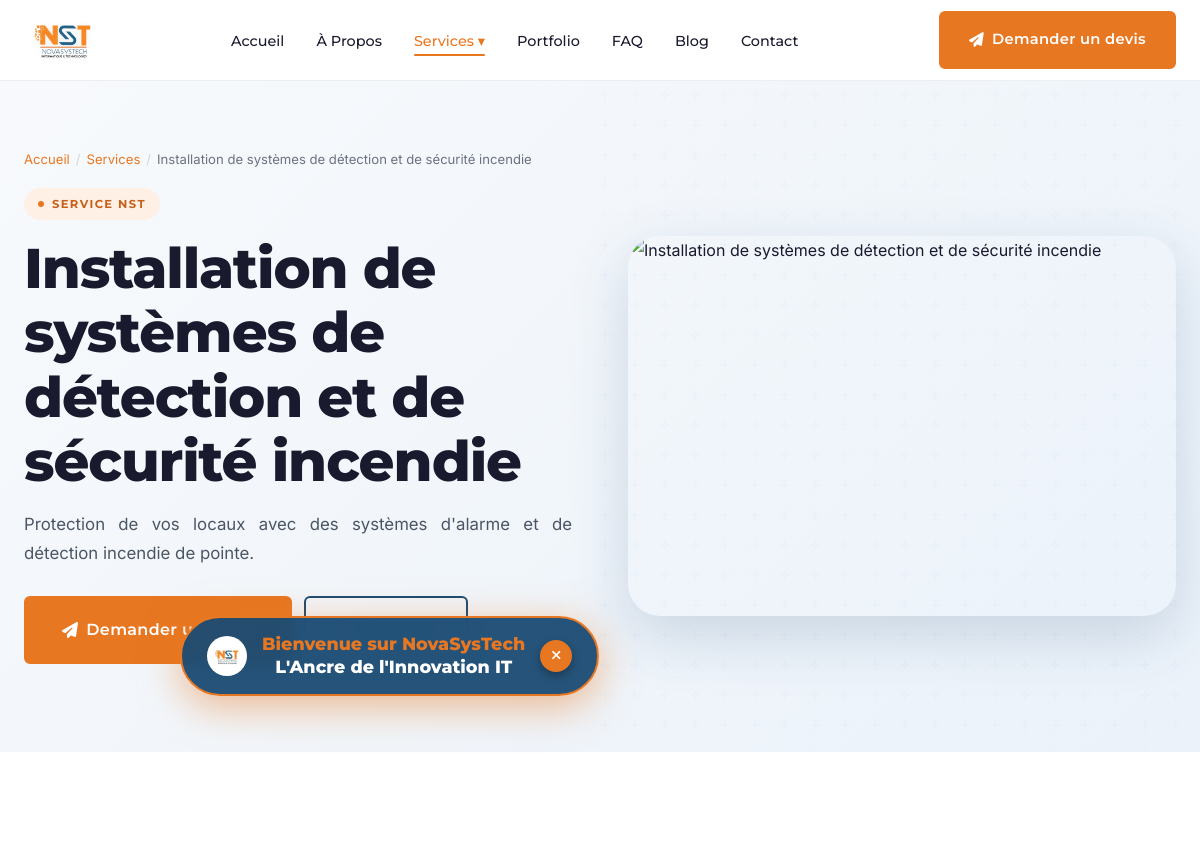
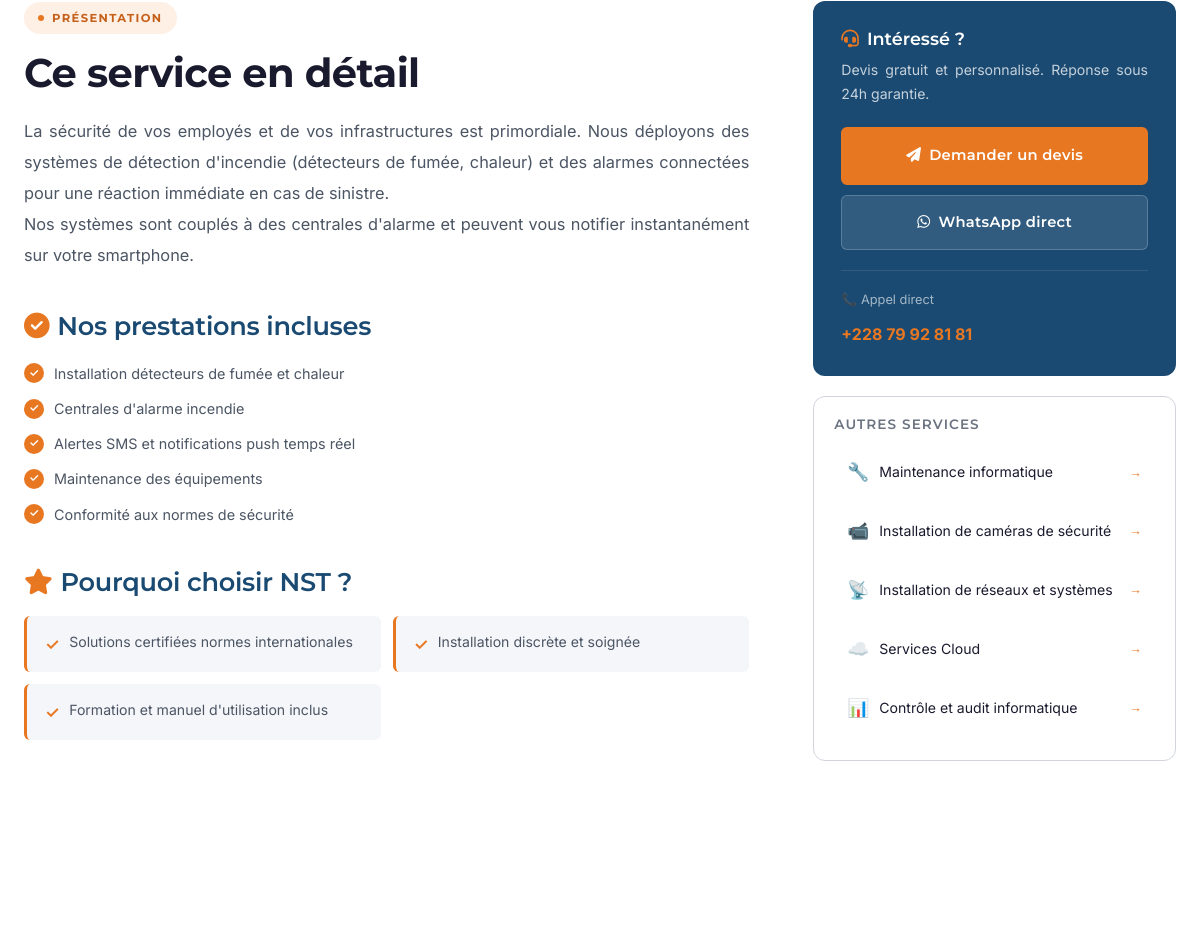
Before: /services/securite-incendie/ (upper part) with the older database file (2 pictures, top to bottom).
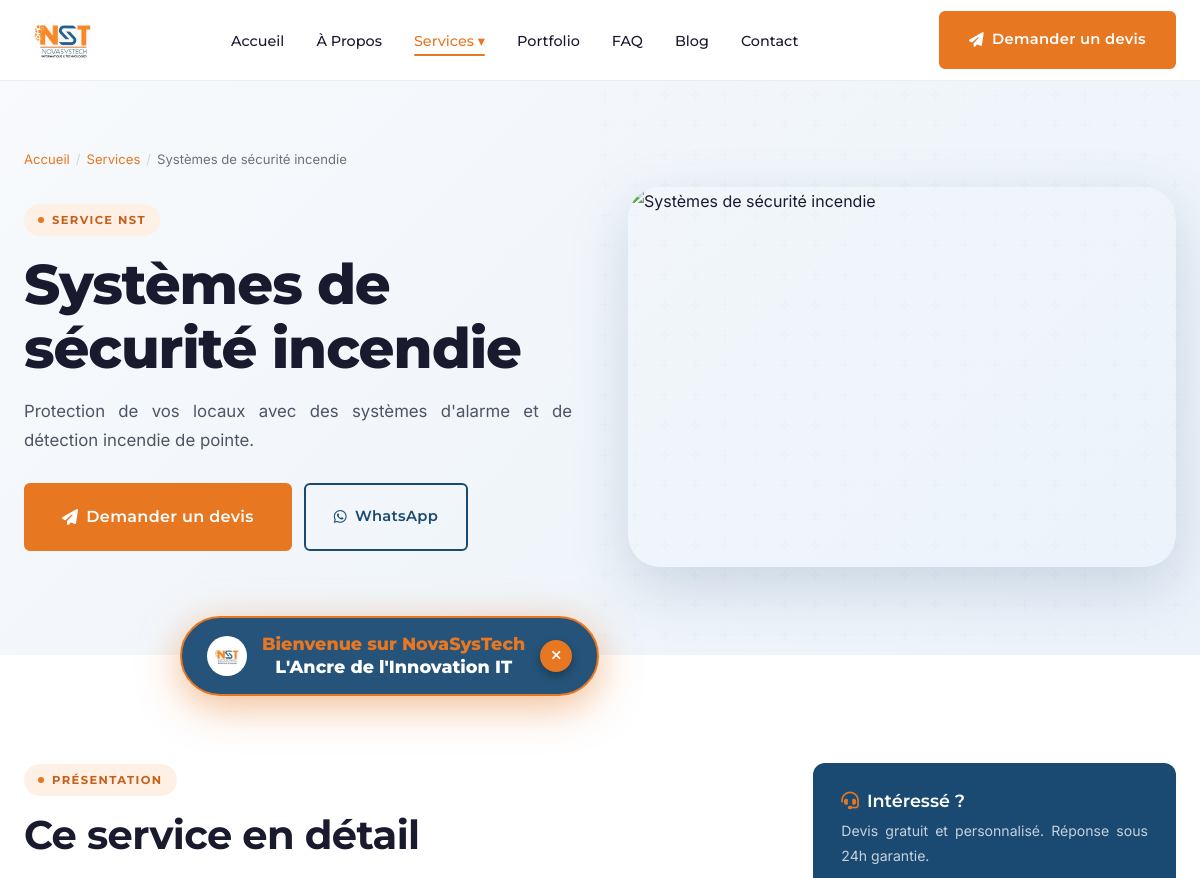
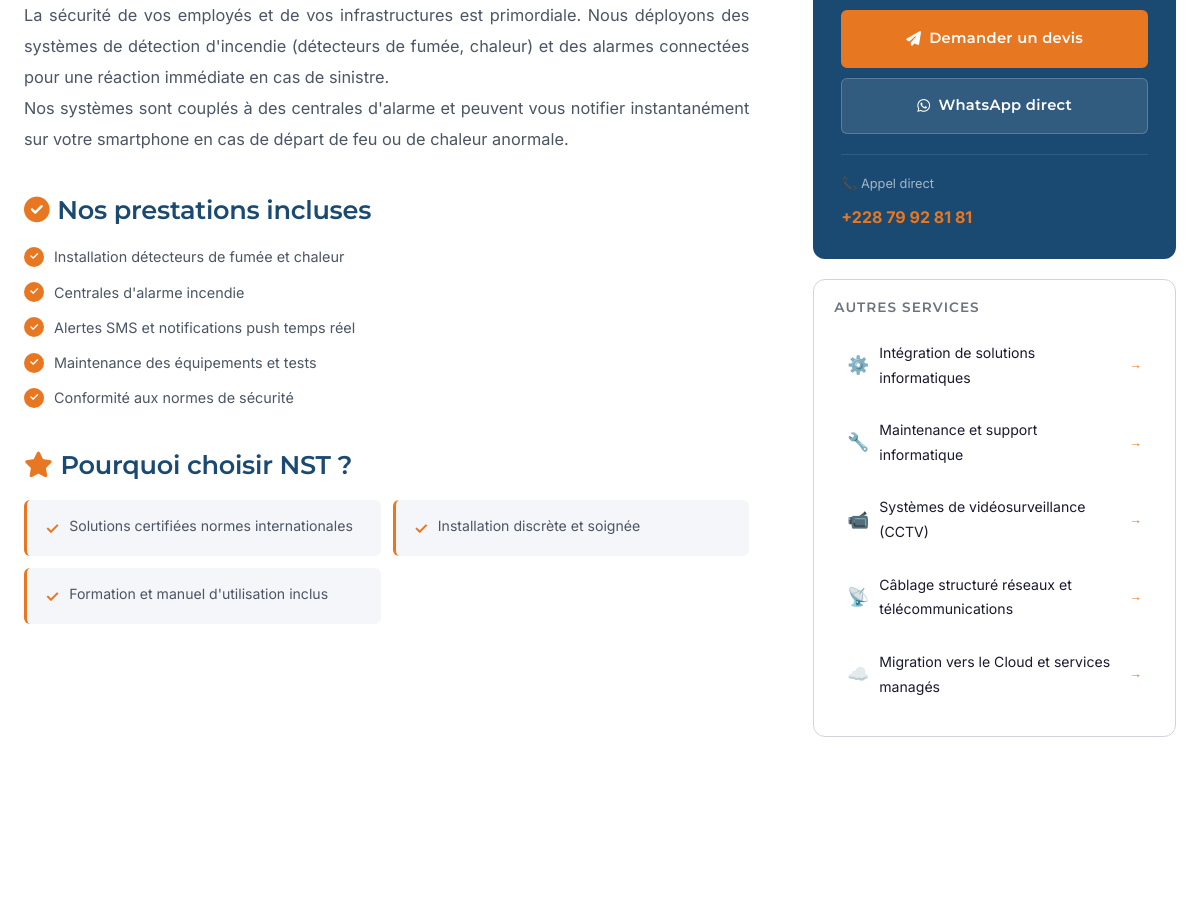
After: the same page with the newer database file (2 pictures, top to bottom).
### services/models.py (models this page shows, shortened)
class Service(models.Model):
    ICONES = [
        ('wrench', 'Maintenance'),
        ('video', 'Caméras de sécurité'),
        ('shield', 'Sécurité incendie'),
        ('wifi', 'Réseaux & Systèmes'),
        ('cloud', 'Services Cloud'),
        ('search', 'Contrôle & Audit'),
        ('graduation-cap', 'Formation'),
        ('laptop', 'Vente équipements'),
    ]
    nom = models.CharField(max_length=200)
    slug = models.SlugField(unique=True)
    icone = models.CharField(max_length=50, default='wrench')
    description_courte = models.CharField(max_length=300)
    description_longue = models.TextField()
    image_hero = models.ImageField(upload_to='services/', blank=True, null=True)
    features = models.TextField(help_text='Une feature par ligne', blank=True)
    avantages = models.TextField(help_text='Un avantage par ligne', blank=True)
    meta_title = models.CharField(max_length=70, blank=True)
    meta_description = models.CharField(max_length=160, blank=True)
    ordre = models.IntegerField(default=0)
    est_actif = models.BooleanField(default=True)
    class Meta:
        ordering = ['ordre']
        verbose_name = 'Service'
    def get_features_list(self):
        return [f.strip() for f in self.features.split('\n') if f.strip()]
    def get_avantages_list(self):
        return [a.strip() for a in self.avantages.split('\n') if a.strip()]
    def get_absolute_url(self):
        from django.urls import reverse
        return reverse('service_detail', args=[self.slug])

### services/views.py (the view)
# urls.py: path('<slug:slug>/', views.service_detail, name='service_detail'),
def service_detail(request, slug):
    service = get_object_or_404(Service, slug=slug, est_actif=True)
    autres = Service.objects.filter(est_actif=True).exclude(pk=service.pk).order_by('ordre')[:5]
    ctx = {
        'service': service,
        'autres': autres,
        'page': 'services',
        'formations': FORMATIONS if slug == 'formation-certification' else [],
    }
    return render(request, 'services/detail.html', ctx)

### core/context_processors.py (called while the page is built)
def global_context(request):
    return {
        'PHONE_1': getattr(settings, 'PHONE_1', '+228 79 92 81 81'),
        'EMAIL_CONTACT': getattr(settings, 'EMAIL_CONTACT', 'contact@novasystechn.com'),
        'EMAIL_SUPPORT': getattr(settings, 'EMAIL_SUPPORT', 'contact@novasystechn.com'),
        'WHATSAPP_NUMBER': getattr(settings, 'WHATSAPP_NUMBER', '22879928181'),
        'ADRESSE': getattr(settings, 'ADRESSE', 'Agoè Assiyéyé, Lomé'),
        'MAPS_URL': getattr(settings, 'MAPS_URL', ''),
        'RECAPTCHA_PUBLIC_KEY': getattr(settings, 'RECAPTCHA_PUBLIC_KEY', ''),
        'SITE_URL': getattr(settings, 'SITE_URL', ''),
    }

### templates/services/detail.html (shortened to what the changed rows need)
{% extends 'base/base.html' %}
{% load static %}
{% block content %}
<section class="page-hero">
  <div class="container">
    <div class="breadcrumb">
      <a href="{% url 'index' %}">Accueil</a>
      <span class="sep">/</span>
      <a href="{% url 'services' %}">Services</a>
      <span class="sep">/</span>
      <span>{{ service.nom }}</span>
    </div>
    <div class="page-hero-inner service-hero-grid">
      <div>
        <div class="section-tag">Service NST</div>
        <h1 style="margin-bottom:16px;">{{ service.nom }}</h1>
        <p>{{ service.description_courte }}</p>
        <div style="display:flex;gap:12px;margin-top:28px;flex-wrap:wrap;">
          <a href="{% url 'devis' %}" class="btn btn-primary btn-lg">
            <i class="fas fa-paper-plane"></i> Demander un devis
          </a>
          <a href="https://wa.me/{{ WHATSAPP_NUMBER }}?text=Bonjour%20NST%2C%20je%20suis%20intéressé%20par%20votre%20service%20{{ service.nom|urlencode }}..."
             class="btn btn-outline-dark" target="_blank">
            <i class="fab fa-whatsapp"></i> WhatsApp
          </a>
        </div>
      </div>
    </div>
  </div>
</section>
<section class="section">
  <div class="container">
    <div class="service-detail-layout">
      <div>
        {% if service.description_longue %}
        <div class="section-tag">Présentation</div>
        <h2 style="margin-bottom:20px;">Ce service en détail</h2>
        <div style="color:var(--text-light);line-height:1.9;font-size:1.02rem;margin-bottom:40px;">
          {{ service.description_longue|linebreaks }}
        </div>
        {% endif %}
        {% if service.get_features_list %}
        <ul class="feature-list" style="margin-bottom:40px;">
          {% for feat in service.get_features_list %}
          <li class="feature-item">{{ feat }}</li>
          {% endfor %}
        </ul>
        {% endif %}
        {% if service.get_avantages_list %}
        <div class="service-advantages-grid">
          {% for av in service.get_avantages_list %}
          <div style="background:var(--gray-light);border-radius:var(--radius-sm);padding:14px 18px;display:flex;gap:10px;align-items:flex-start;border-left:3px solid var(--orange);">
            <span style="color:var(--orange);font-weight:700;flex-shrink:0;">✓</span>
            <span style="font-size:.88rem;color:var(--text-light);">{{ av }}</span>
          </div>
          {% endfor %}
        </div>
        {% endif %}
      </div>
      <div style="position:sticky;top:100px;">
        <div style="background:var(--white);border:1px solid var(--gray-mid);border-radius:var(--radius-md);padding:20px;">
          {% for s in autres %}
          <a href="{{ s.get_absolute_url }}" style="display:flex;align-items:center;gap:10px;padding:10px 12px;border-radius:var(--radius-sm);margin-bottom:6px;transition:var(--transition);border:1px solid transparent;"
             onmouseover="this.style.background='var(--orange-light)';this.style.borderColor='var(--orange)'"
             onmouseout="this.style.background='';this.style.borderColor='transparent'">
            <span style="font-size:1.1rem;">
              {% if s.icone == 'wrench' %}🔧{% elif s.icone == 'video' %}📹{% elif s.icone == 'wifi' %}📡{% elif s.icone == 'shield' %}🔥{% elif s.icone == 'cloud' %}☁️{% elif s.icone == 'search' %}📊{% elif s.icone == 'graduation-cap' %}🎓{% elif s.icone == 'laptop' %}💻{% else %}⚙️{% endif %}
            </span>
            <span style="font-size:.88rem;color:var(--text);">{{ s.nom }}</span>
            <span style="margin-left:auto;color:var(--orange);font-size:.8rem;">→</span>
          </a>
          {% endfor %}
        </div>
      </div>
    </div>
  </div>
</section>
{% endblock %}

Changed rows visible on the page:
no longer on one of the page's lists (row edited): Service: nom "Installation de réseaux et systèmes"
changed Service: nom "Maintenance informatique" → "Intégration de solutions informatiques"; icone "🔧" → "⚙️"
changed Service: nom "Installation de caméras de sécurité" → "Maintenance et support informatique"; icone "📹" → "🔧"
now on one of the page's lists (row edited): Service: nom "Systèmes de vidéosurveillance (CCTV)"
changed Service: nom "Services Cloud" → "Câblage structuré réseaux et télécommunications"; icone "☁️" → "📡"
changed Service: nom "Contrôle et audit informatique" → "Migration vers le Cloud et services managés"; icone "📊" → "☁️"
Other visible differences:
{{ service.nom }}: "Installation de systèmes de détection et de sécurité incendie" → "Systèmes de sécurité incendie"
{{ service.description_longue|linebreaks }}: "…notifier instantanément sur votre smartphone." → "…notifier instantanément sur votre smartphone en cas de départ de feu ou de chaleur anormale."
text now shown: "WhatsApp"
new list line: "Maintenance des équipements et tests"
list line gone: "Maintenance des équipements"
